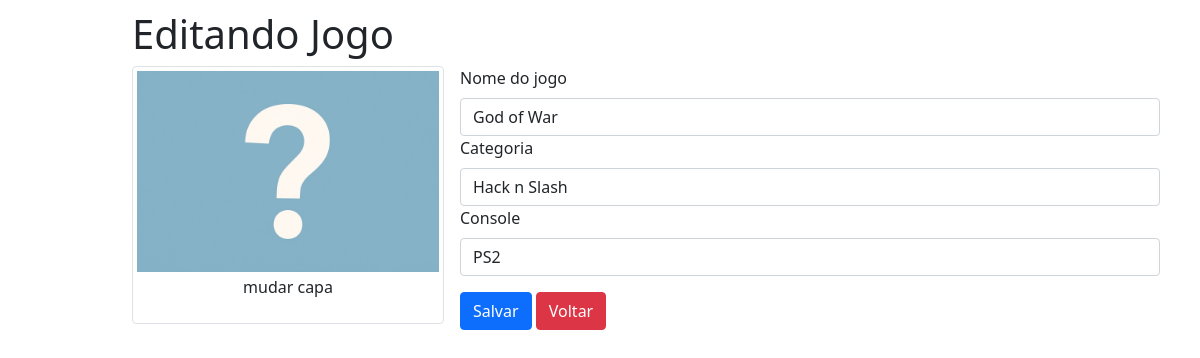
/editar/2 (signed in), run on the app's committed database.
### models.py (models this page shows, shortened)
class Jogos(db.Model):
    id = db.Column(db.Integer, primary_key=True, autoincrement=True)
    nome = db.Column(db.String(), nullable=False)
    categoria = db.Column(db.String(), nullable=False)
    console = db.Column(db.String(), nullable=False)

### routes_game.py (the view)
@rotas.route('/editar/<int:id>')
def editar(id):
    if 'usuario_logado' not in session or session['usuario_logado'] == None:
        return redirect(url_for('rotas.login', proxima=url_for('rotas.editar')))
    jogo = Jogos.query.filter_by(id=id).first()
    form = FormularioJogo()
    form.nome.data = jogo.nome  # type: ignore
    form.categoria.data = jogo.categoria # type: ignore
    form.console.data = jogo.console  # type: ignore
    capa_jogo = recupera_imagem(id)
    return render_template('editar.html', titulo='Editando Jogo', id=id, capa_jogo=capa_jogo, form=form)

### helpers.py
class FormularioJogo(FlaskForm):
   nome = StringField('Nome do jogo',[validators.DataRequired(), validators.length(min=1, max=50)])
   categoria = StringField('Categoria',[validators.DataRequired(), validators.length(min=1, max=40)])
   console = StringField('Console',[validators.DataRequired(), validators.length(min=1, max=20)])
   salvar = SubmitField('Salvar')

### helpers.py (called while the page is built)
def recupera_imagem(id):
    for nome_arquivo  in os.listdir(current_app.config['UPLOAD_PATH']):
     if f'capa{id}' in nome_arquivo:
         return nome_arquivo
    return 'capa_padrao.png'

### templates/editar.html (shortened to what this page needs)
{% extends "template.html" %}
{% block conteudo %}
      <form class="formularioJogo" action="{{ url_for('rotas.atualizar')}}" method="post" enctype="multipart/form-data">
        <figure class="img-thumbnail col-md-4 formularioImagem">
          <img class= "img-fluid" src="{{url_for('rotas.imagem', nome_arquivo=capa_jogo)}}">
          <figcaption>
            <label class="fileContainer" for="">
              mudar capa
            </label>
          </figcaption>
        </figure>
        <fieldset>
          <div class="form-group inputBox">
            {{form.nome.label(class="form-label")}}
            {{form.nome(class="form-control")}}
          </div>
          <div class="form-group inputBox">
            {{form.categoria.label(class="form-label")}}
            {{form.categoria(class="form-control")}}
          </div>
          <div class="form-group inputBox">
            {{form.console.label(class="form-label")}}
            {{form.console(class="form-control")}}
          </div>
          <div class="form-group buttons">
            {{form.salvar(class="btn btn-primary")}}
            <a class="btn btn-danger" href="{{url_for('rotas.index')}}">Voltar</a>
          </div>
        </fieldset>
      </form>
{% endblock %}

### static/app.css (style rules this page uses)
body { padding-top: 10px; }
.btn { margin-bottom: 10px; }
figcaption { text-align: center; margin: 3px auto; }
.fileContainer { overflow: hidden; position: relative; }
.formularioJogo { display: flex; }
.formularioImagem { margin-right: 16px }
.buttons { margin-top: 16px }
.inputBox { width: 700px; }

### data on the page
Jogos: nome "God of War", categoria "Hack n Slash", console "PS2"

### other printed values
{{ titulo }} "Editando Jogo"
